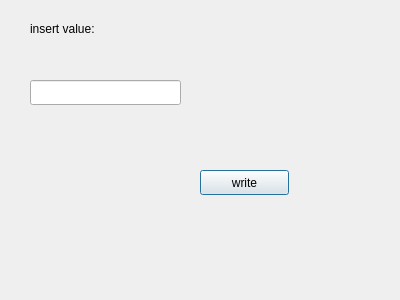
<?xml version="1.0" encoding="UTF-8"?>
<ui version="4.0">
 <class>Dialog</class>
 <widget class="QDialog" name="Dialog">
  <property name="geometry">
   <rect>
    <x>0</x>
    <y>0</y>
    <width>400</width>
    <height>300</height>
   </rect>
  </property>
  <property name="windowTitle">
   <string>Dialog</string>
  </property>
  <widget class="QLabel" name="label">
   <property name="geometry">
    <rect>
     <x>30</x>
     <y>20</y>
     <width>121</width>
     <height>17</height>
    </rect>
   </property>
   <property name="text">
    <string>insert value:</string>
   </property>
  </widget>
  <widget class="QLineEdit" name="writeValue">
   <property name="geometry">
    <rect>
     <x>30</x>
     <y>80</y>
     <width>151</width>
     <height>25</height>
    </rect>
   </property>
  </widget>
  <widget class="QPushButton" name="writeButton">
   <property name="geometry">
    <rect>
     <x>200</x>
     <y>170</y>
     <width>89</width>
     <height>25</height>
    </rect>
   </property>
   <property name="text">
    <string>write</string>
   </property>
  </widget>
 </widget>
 <resources/>
 <connections/>
</ui>
